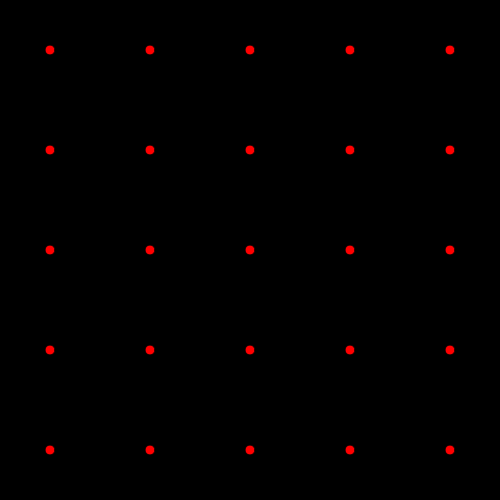
Frame 1 (no input)
Frame 60 (no input): identical to frame 1, image omitted
Frame 120 (the mouse pressed at the canvas centre since frame 60): identical to frame 1, image omitted

The p5.js sketch that drew this single still picture (run headless with seeded random() and noise() and a simulated clock; from frame 60 on, the mouse is pressed at the canvas centre):

// p5.js sketch
// ── sketch.js
const numRows = 5;
const numCols = 5;

var openSet = []; // Stored nodes pending evaluation
var closedSet = []; // Stores all evaluated nodes

var grid = new Array(numCols);

var start;
var end;

function setup()
{
  createCanvas(500, 500);

  for (var col = 0; col < numCols; ++col)
  {
    grid[col] = new Array(numRows);
  }

  for (var col = 0; col < numCols; ++col)
  {
    for (var row = 0; row < numRows; ++row)
    {
      grid[col][row] = new Node();
    }
  }

  // Pick appropriate start and end nodes
  start = grid[0][0];
  end = grid[numCols-1][numRows-1];

  openSet.push(start);
}

function draw()
{
  background(0);
  translate((width/numCols)/2, (height/numRows)/2);
  
  for (var col = 0; col < numCols; ++col)
  {
    for (var row = 0; row < numRows; ++row)
    {
      fill(255, 0, 0);
      ellipse(col * (width/numCols), row * (height/numRows), 10, 10);
    }
  }
}

// ── node.js
class Node
{
	constructor()
	{
		this.f = 0;
		this.g = 0;
		this.h = 0;
	}
}
